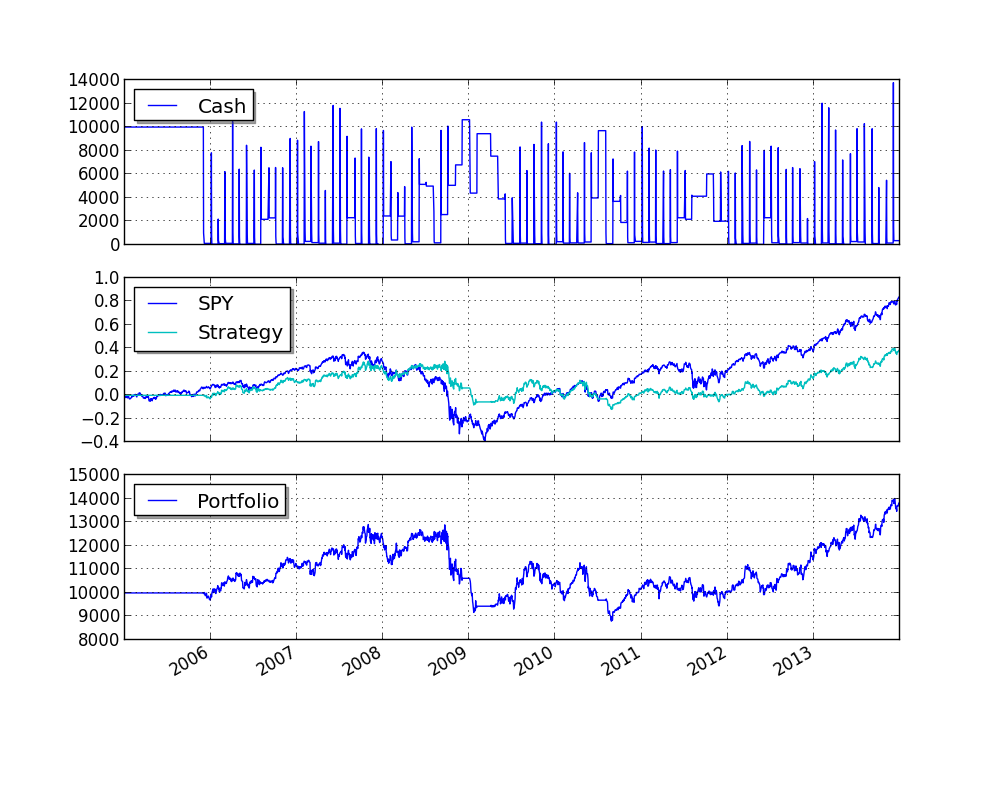

Here is the Python script that generated this plot:
from pyalgotrade import strategy
from pyalgotrade import plotter
from pyalgotrade.tools import yahoofinance
from pyalgotrade.technical import ma
from pyalgotrade.technical import cumret
from pyalgotrade.stratanalyzer import sharpe
from pyalgotrade.stratanalyzer import returns


class MarketTiming(strategy.BacktestingStrategy):
    def __init__(self, feed, instrumentsByClass, initialCash):
        strategy.BacktestingStrategy.__init__(self, feed, initialCash)
        self.setUseAdjustedValues(True)
        self.__instrumentsByClass = instrumentsByClass
        self.__rebalanceMonth = None
        self.__sharesToBuy = {}
        # Initialize indicators for each instrument.
        self.__sma = {}
        for assetClass in instrumentsByClass:
            for instrument in instrumentsByClass[assetClass]:
                priceDS = feed[instrument].getPriceDataSeries()
                self.__sma[instrument] = ma.SMA(priceDS, 200)

    def _shouldRebalance(self, dateTime):
        return dateTime.month != self.__rebalanceMonth

    def _getRank(self, instrument):
        # If the price is above the SMA, then this instrument doesn't rank at
        # all.
        smas = self.__sma[instrument]
        price = self.getLastPrice(instrument)
        if smas[-1] is None or price < smas[-1]:
            return None

        # Rank based on 20 day returns.
        ret = None
        lookBack = 20
        priceDS = self.getFeed()[instrument].getPriceDataSeries()
        if len(priceDS) >= lookBack and smas[-1] is not None and smas[-1*lookBack] is not None:
            ret = (priceDS[-1] - priceDS[-1*lookBack]) / float(priceDS[-1*lookBack])
        return ret

    def _getTopByClass(self, assetClass):
        # Find the instrument with the highest rank.
        ret = None
        highestRank = None
        for instrument in self.__instrumentsByClass[assetClass]:
            rank = self._getRank(instrument)
            if rank is not None and (highestRank is None or rank > highestRank):
                highestRank = rank
                ret = instrument
        return ret

    def _getTop(self):
        ret = {}
        for assetClass in self.__instrumentsByClass:
            ret[assetClass] = self._getTopByClass(assetClass)
        return ret

    def _placePendingOrders(self):
        remainingCash = self.getBroker().getCash() * 0.9 # Use less chash just in case price changes too much.

        for instrument in self.__sharesToBuy:
            orderSize = self.__sharesToBuy[instrument]
            if orderSize > 0:
                # Adjust the order size based on available cash.
                lastPrice = self.getLastPrice(instrument)
                cost = orderSize * lastPrice
                while cost > remainingCash and orderSize > 0:
                    orderSize -= 1
                    cost = orderSize * lastPrice
                if orderSize > 0:
                    remainingCash -= cost
                    assert(remainingCash >= 0)

            if orderSize != 0:
                self.info("Placing market order for %d %s shares" % (orderSize, instrument))
                self.marketOrder(instrument, orderSize, goodTillCanceled=True)
                self.__sharesToBuy[instrument] -= orderSize

    def _logPosSize(self):
        totalEquity = self.getBroker().getEquity()
        positions = self.getBroker().getPositions()
        for instrument in self.getBroker().getPositions():
            posSize = positions[instrument] * self.getLastPrice(instrument) / totalEquity * 100
            self.info("%s - %0.2f %%" % (instrument, posSize))

    def _rebalance(self):
        self.info("Rebalancing")

        # Cancel all active/pending orders.
        for order in self.getBroker().getActiveOrders():
            self.getBroker().cancelOrder(order)

        cashPerAssetClass = self.getBroker().getEquity() / float(len(self.__instrumentsByClass))
        self.__sharesToBuy = {}

        # Calculate which positions should be open during the next period.
        topByClass = self._getTop()
        for assetClass in topByClass:
            instrument = topByClass[assetClass]
            self.info("Best for class %s: %s" % (assetClass, instrument))
            if instrument is not None:
                lastPrice = self.getLastPrice(instrument)
                cashForInstrument = cashPerAssetClass - self.getBroker().getShares(instrument) * lastPrice
                # This may yield a negative value and we have to reduce this
                # position.
                self.__sharesToBuy[instrument] = int(cashForInstrument / lastPrice)

        # Calculate which positions should be closed.
        for instrument in self.getBroker().getPositions():
            if instrument not in topByClass.values():
                currentShares = self.getBroker().getShares(instrument)
                assert(instrument not in self.__sharesToBuy)
                self.__sharesToBuy[instrument] = currentShares * -1

    def getSMA(self, instrument):
        return self.__sma[instrument]

    def onBars(self, bars):
        currentDateTime = bars.getDateTime()

        if self._shouldRebalance(currentDateTime):
            self.__rebalanceMonth = currentDateTime.month
            self._rebalance()

        self._placePendingOrders()

def main(plot):
    initialCash = 10000
    instrumentsByClass = {
        "Technology": ["MSFT", "ORCL", "IBM", "HPQ"],
        "Services": ["WMT", "UPS", "TGT", "CCL"],
        "Basic Materials": ["XOM", "CVX", "COP", "OXY"],
        "Financial": ["BAC", "JPM", "WFC", "GS"],
        "Consumer Goods": ["PG", "PEP", "CL", "KO"],
    }

    # Download the bars.
    instruments = ["SPY"]
    for assetClass in instrumentsByClass:
        instruments.extend(instrumentsByClass[assetClass])
    feed = yahoofinance.build_feed(instruments, 2005, 2013, "data", skipErrors=True)

    strat = MarketTiming(feed, instrumentsByClass, initialCash)
    sharpeRatioAnalyzer = sharpe.SharpeRatio()
    strat.attachAnalyzer(sharpeRatioAnalyzer)
    returnsAnalyzer = returns.Returns()
    strat.attachAnalyzer(returnsAnalyzer)

    if plot:
        plt = plotter.StrategyPlotter(strat, False, False, True)
        plt.getOrCreateSubplot("cash").addCallback("Cash", lambda x: strat.getBroker().getCash())
        # Plot strategy vs. SPY cumulative returns.
        plt.getOrCreateSubplot("returns").addDataSeries("SPY", cumret.CumulativeReturn(feed["SPY"].getPriceDataSeries()))
        plt.getOrCreateSubplot("returns").addDataSeries("Strategy", returnsAnalyzer.getCumulativeReturns())

    strat.run()
    print "Sharpe ratio: %.2f" % sharpeRatioAnalyzer.getSharpeRatio(0.05)

    if plot:
        plt.plot()


if __name__ == "__main__":
    main(True)
